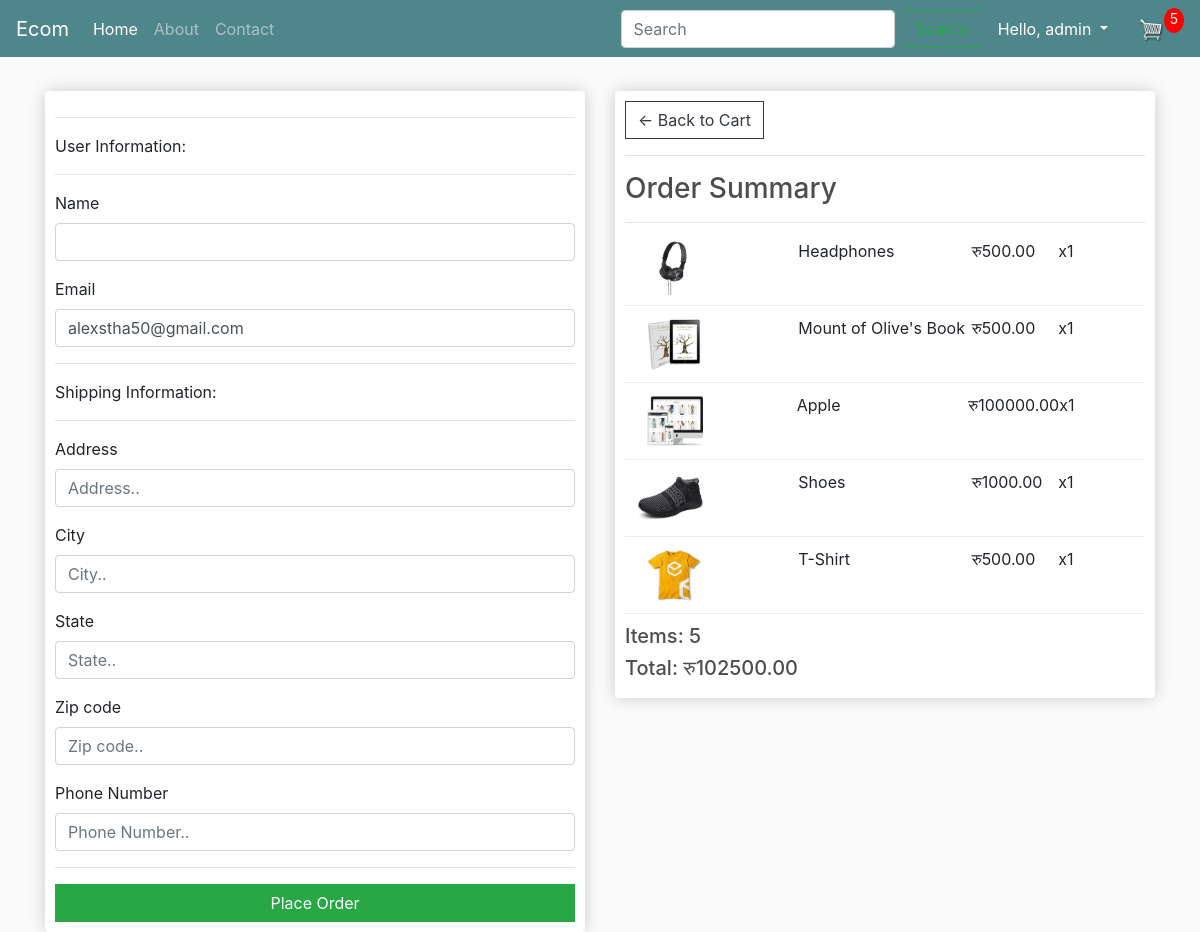
The app's page /checkout/ (signed in) with its own data.
### store/models.py (models this page shows, shortened)
class OrderItem(models.Model):
	product = models.ForeignKey(Product, on_delete=models.SET_NULL, null=True)
	order = models.ForeignKey(Order, on_delete=models.SET_NULL, null=True)
	quantity = models.IntegerField(default=0, null=True, blank=True)
	date_added = models.DateTimeField(auto_now_add=True)
	@property
	def get_total(self):
		total = self.product.price * self.quantity
		return total

class Product(models.Model):
	name = models.CharField(max_length=200)
	price = models.FloatField()
	digital = models.BooleanField(default=False,null=True, blank=True)
	image = models.ImageField(null=True, blank=True)
	@property
	def imageURL(self):
		try:
			url = self.image.url
		except:
			url = ''
		return url

class Order(models.Model):
	STATUS = (
		('Processing', 'Processing'),
		('Shipped', 'Shipped'),
		('Delivered', 'Delivered'),
	)
	customer = models.ForeignKey(Customer, on_delete=models.SET_NULL, null=True, blank=True)
	date_ordered = models.DateTimeField(auto_now_add=True)
	complete = models.BooleanField(default=False)
	transaction_id = models.CharField(max_length=100, null=True)
	status = models.CharField(max_length=200, null=True, choices=STATUS, default='Processing')
	@property
	def get_cart_total(self):
		orderitems = self.orderitem_set.all()
		total = sum([item.get_total for item in orderitems])
		return total
	@property
	def get_cart_items(self):
		orderitems = self.orderitem_set.all()
		total = sum([item.quantity for item in orderitems])
		return total

### store/views.py (the view)
# urls.py: path('checkout/', views.checkout, name="checkout"),
@login_required(login_url='login')
def checkout(request):
	data = cartData(request)
	cartItems = data['cartItems']
	order = data['order']
	items = data['items']
	context = {'items':items, 'order':order, 'cartItems':cartItems}
	return render(request, 'store/checkout.html', context)

### store/utils.py (called while the page is built)
def cartData(request):
	if request.user.is_authenticated:
		try:
			customer = request.user.customer
		except:
			customer, created = Customer.objects.get_or_create(user=request.user)
			if created:
				customer.email = request.user.email
				customer.save()
		order, created = Order.objects.get_or_create(customer=customer, complete=False)
		items = order.orderitem_set.all()
		cartItems = order.get_cart_items
	else:
		items = []
		order = {'get_cart_total':0, 'get_cart_items':0, 'shipping':False}
		cartItems = order['get_cart_items']
	return {'cartItems':cartItems ,'order':order, 'items':items}

### store/templates/store/checkout.html (shortened to what this page needs)
{% extends 'store/main.html' %}
{% load static %}
{% block content %}
<div class="row">
    <div class="col-lg-6">
        <div class="box-element" id="form-wrapper">
            <form method="POST" action="{% url 'process_order' %}">
                <div id="user-details">
                    <hr>
                    <p>User Information:</p>
                    <hr>
                    <div class="form-group">
                        <label for="name">Name</label>
                        <input class="form-control" type="text" name="name" placeholder="Name.." value="{{ request.user.first_name }} {{ request.user.last_name }}">
                    </div>
                    <div class="form-group">
                        <label for="email">Email</label>
                        <input class="form-control" type="email" name="email" placeholder="Email.." value="{{ request.user.email }}">
                    </div>
                </div>
                <div id="shipping-info">
                    <hr>
                    <p>Shipping Information:</p>
                    <hr>
                    <div class="form-group">
                        <label for="address">Address</label>
                        <input class="form-control" type="text" name="address" placeholder="Address..">
                    </div>
                    <div class="form-group">
                        <label for="city">City</label>
                        <input class="form-control" type="text" name="city" placeholder="City..">
                    </div>
                    <div class="form-group">
                        <label for="state">State</label>
                        <input class="form-control" type="text" name="state" placeholder="State..">
                    </div>
                    <div class="form-group">
                        <label for="zipcode">Zip code</label>
                        <input class="form-control" type="text" name="zipcode" placeholder="Zip code..">
                    </div>
                    <div class="form-group">
                        <label for="phone_number">Phone Number</label>
                        <input class="form-control" type="text" name="phone_number" placeholder="Phone Number..">
                    </div>
                </div>
                <hr>
                <input id="form-button" class="btn btn-success btn-block" type="submit" value="Place Order">
            </form>
        </div>
    </div>
    <div class="col-lg-6">
        <div class="box-element">
            <a class="btn btn-outline-dark" href="{% url 'cart' %}">&#x2190; Back to Cart</a>
            <hr>
            <h3>Order Summary</h3>
            <hr>
            {% for item in items %}
            <div class="cart-row">
                <div style="flex:2"><img class="row-image" src="{{item.product.imageURL}}"></div>
                <div style="flex:2"><p>{{item.product.name}}</p></div>
                <div style="flex:1"><p>रु{{item.product.price|floatformat:2}}</p></div>
                <div style="flex:1"><p>x{{item.quantity}}</p></div>
            </div>
            {% endfor %}
            <h5>Items: {{order.get_cart_items}}</h5>
            <h5>Total: रु{{order.get_cart_total|floatformat:2}}</h5>
        </div>
    </div>
</div>
{% endblock content %}

### store/templates/store/main.html (shortened to what this page needs)
<!DOCTYPE html>
{% load static %}
<html>
<head>
	<link rel="stylesheet" href="https://stackpath.bootstrapcdn.com/bootstrap/4.4.1/css/bootstrap.min.css">
	<link rel="stylesheet" type="text/css" href="{% static 'css/main.css' %}">
</head>
<body>
	<nav class="navbar navbar-expand-lg navbar-dark bg-dark">
	  <a class="navbar-brand" href="{% url 'store' %}">Ecom</a>
	  <div class="collapse navbar-collapse" id="navbarSupportedContent">
	    <ul class="navbar-nav mr-auto">
	      <li class="nav-item active">
	        <a class="nav-link" href="{% url 'store' %}">Home</a>
	      </li>
          <li class="nav-item">
            <a class="nav-link" href="{% url 'about' %}">About</a>
          </li>
          <li class="nav-item">
            <a class="nav-link" href="{% url 'contact' %}">Contact</a>
          </li>
	    </ul>
	    <div class="form-inline my-2 my-lg-0">
            <form class="form-inline my-2 my-lg-0" method="get" action="{% url 'store' %}">
                <input class="form-control mr-sm-2" type="search" placeholder="Search" aria-label="Search" name="q">
                <button class="btn btn-outline-success my-2 my-sm-0" type="submit">Search</button>
            </form>
            {% if user.is_authenticated %}
                <div class="nav-item dropdown">
                    <a class="nav-link dropdown-toggle text-white" href="#" id="navbarDropdown" role="button" data-toggle="dropdown" aria-haspopup="true" aria-expanded="false">
                        Hello, {{ user.username }}
                    </a>
                </div>
            {% else %}
                <a href="{% url 'login' %}"class="btn btn-primary ml-2">Login</a>
            {% endif %}
	     	<a href="{% url 'cart' %}">
	    		<img  id="cart-icon" src="{% static 'images/cart.png' %}">
	    	</a>
	    	<p id="cart-total">{{cartItems}}</p>
	    </div>
	  </div>
	</nav>
     <div class="container">
            <br>
            {% block content %}
            {% endblock content %}
         </div>
</body>
</html>

### static/css/main.css (style rules this page uses)
body { background-color: hsl(0, 0%, 98%); }
h1,h2,h3,h4,h5,h6 { color:hsl(0, 0%, 30%); }
.box-element { box-shadow:hsl(0, 0%, 80%) 0 0 16px; background-color: #fff; border-radius: 4px; padding: 10px; }
.bg-dark { background-color: #4f868c!important; }
#cart-icon { width:25px; display: inline-block; margin-left: 15px; }
#cart-total { display: block; text-align: center; color:#fff; background-color: red; width: 20px; height: 25px; border-radius: 50%; font-size: 14px; }
.col-lg-4, .col-lg-6, .col-lg-8, .col-lg-12 { margin-top: 10px; }
.btn { border-radius: 0; }
.row-image { width: 100px; }
.cart-row { display: flex; align-items: flex-stretch; padding-bottom: 10px; margin-bottom: 10px; border-bottom: 1px solid #ececec; }

### records on screen
OrderItem: product.imageURL (picture), product.name "Headphones", product.price "500.00", quantity "1"
OrderItem: product.imageURL (picture), product.name "Mount of Olive's Book", product.price "500.00", quantity "1"
OrderItem: product.imageURL (picture), product.name "Apple", product.price "100000.00", quantity "1"
OrderItem: product.imageURL (picture), product.name "Shoes", product.price "1000.00", quantity "1"
OrderItem: product.imageURL (picture), product.name "T-Shirt", product.price "500.00", quantity "1"
Order: get_cart_items "5", get_cart_total "102500.00"

### other values on screen
{{ user.username }} "admin"
{{ cartItems }} "5"
